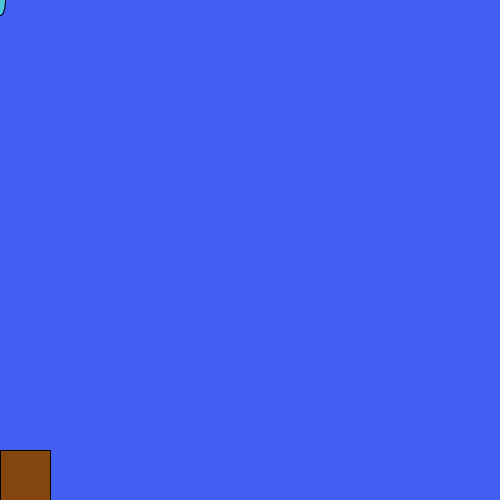
Frame 1 (no input)
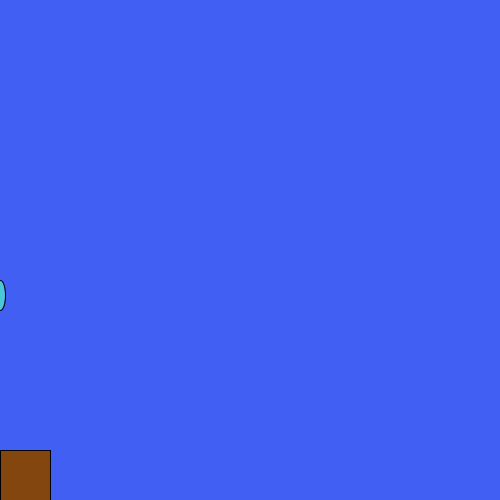
Frame 60 (the mouse pressed at the canvas centre just before this capture)
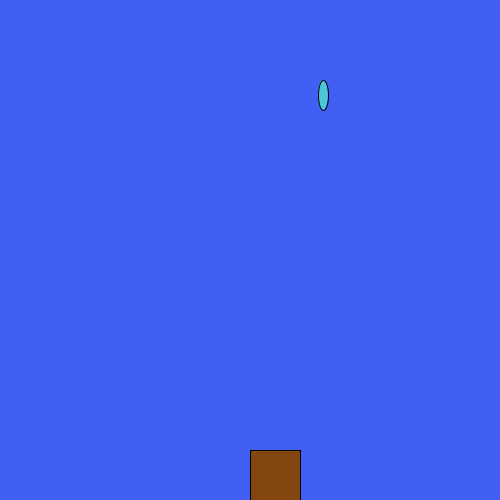
Frame 120 (the mouse held since frame 60 and released just before this capture)

The Processing sketch that drew these frames (run headless with seeded random() and noise(); from frame 60 on, the mouse is pressed at the canvas centre):

// Processing sketch: rain_game
// ── rain_game.pde
int i= 0;
  int randomNumber;
  int score=0;
  
  void setup(){
  size(500, 500);
  
  
  
  
  
}
void draw(){
  background(66, 95, 244);
fill(75, 200, 216);


ellipse(randomNumber, i, 10, 30);
i+=5;
fill(132, 70, 15);
rect(mouseX,450, 50, 50);
if(i== 500){
 randomNumber=(int) random(width);
  i=0;
checkCatch(randomNumber);


}

}
void checkCatch(int x){
     if (x > mouseX && x < mouseX+100)
          score++;
     else if (score > 0) 
          score--;
     println("Your score is now: " + score); }
